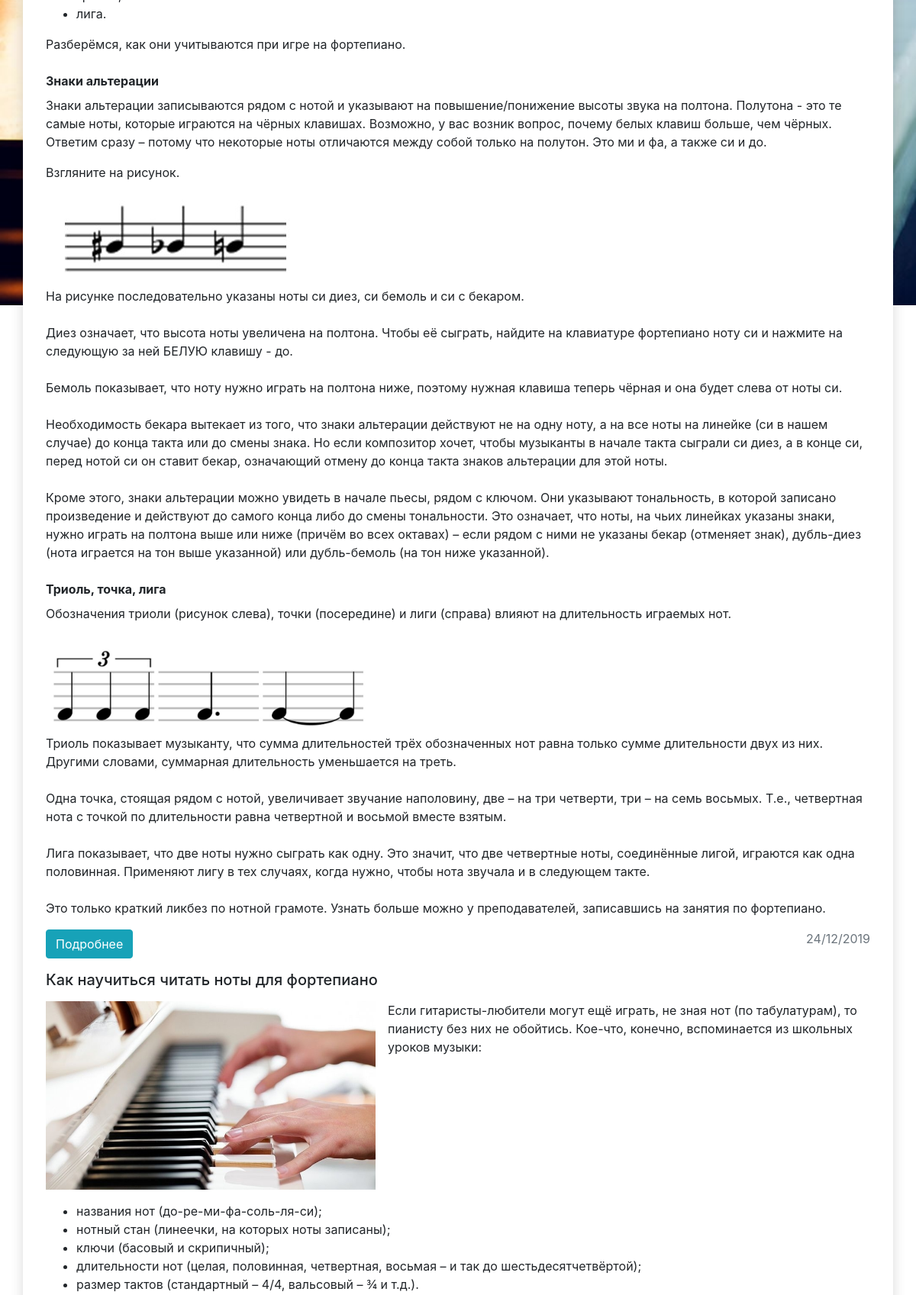
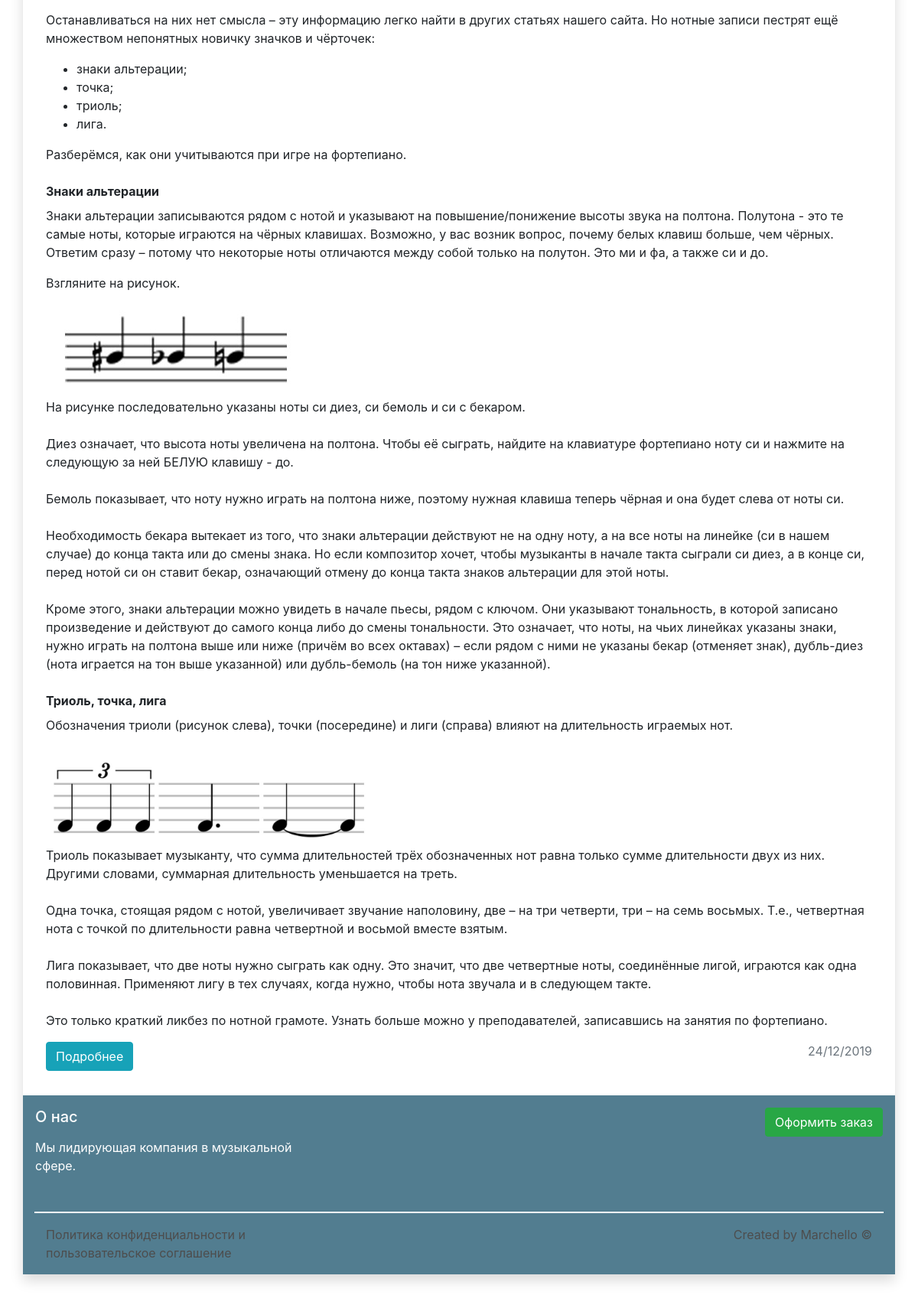
Page /articles?SECTION_SYMBOL_CODE=about_musical_instruments on the committed database (2 pictures, top to bottom).
### tables this page shows
CREATE TABLE `articles_list` (
  `ID` int(10) NOT NULL,
  `SUBJECT` varchar(500) NOT NULL,
  `CONTENT` varchar(10000) NOT NULL,
  `SECTION_SYMBOL_CODE` varchar(100) NOT NULL,
  `ELEMENT_SYMBOL_CODE` varchar(100) NOT NULL,
  `CREATE_DATE` int(20) NOT NULL
);

### server-scripts/articles.php (called while the page is built, shortened)
<?
require_once($_SERVER['DOCUMENT_ROOT'] . '/files/php/DBModule.php');
if(isset($_GET['SECTION_SYMBOL_CODE']))
{
    $categorySymbolCode = strip_tags(htmlspecialchars($_GET['SECTION_SYMBOL_CODE']));
    $DBM = new \Modules\DB();
    $articlesList = $DBM->getArticlesList($categorySymbolCode);
}
else
{
    $DBM = new \Modules\DB();
    $articlesSectionsList = $DBM->getArticlesSectionsList();
}
?>

### files/php/DBModule.php (called while the page is built, shortened)
<?
class DB extends \PDO
{
    private $DBStructure = array(
        'services' => array(
            'list' => 'services_list',
            'type_list' => 'services_type_list'
        ),
        'articles' => array(
            'list' => 'articles_list',
            'sections_list' => 'articles_sections_list'
        ),
        'videos' => array(
            'list' => 'videos_list'
        ),
        'teachers' => array(
            'list' => 'teachers_list'
        )
    );
    public function getArticlesList($category = false, $element = false)
    {
        if($category !== false)
        {
            if($element === false)
            {
                $sqlRequest = 'SELECT al.ID, al.SUBJECT, al.CONTENT, al.ELEMENT_SYMBOL_CODE, al.SECTION_SYMBOL_CODE, al.CREATE_DATE, asl.TITLE as SECTION_TITLE FROM ' . $this->DBStructure['articles']['list'] . ' as al, ' . $this->DBStructure['articles']['sections_list'] . ' as asl WHERE al.SECTION_SYMBOL_CODE = asl.SYMBOL_CODE AND asl.SYMBOL_CODE = "' . $category . '" ORDER BY al.CREATE_DATE DESC';
            }
        }
        else
        {
            $sqlRequest = 'SELECT ID, SUBJECT, CONTENT, ELEMENT_SYMBOL_CODE, SECTION_SYMBOL_CODE, CREATE_DATE FROM ' . $this->DBStructure['articles']['list'] . ' ORDER BY al.CREATE_DATE DESC';
        }
        $prepareRequest = $this->prepare($sqlRequest);
        if($prepareRequest->execute())
        {
            return $prepareRequest->fetchAll();
        }
        else
        {
            return false;
        }
    }
}

### articles.php (the view)
<?require_once($_SERVER['DOCUMENT_ROOT'] . '/server-scripts/articles.php');?>
<?include_once($_SERVER['DOCUMENT_ROOT'] . '/static-views/header.php');?>
<div class="row">
    <div class="col" itemscope itemtype="http://schema.org/Article">
        <?if(!isset($categorySymbolCode)):?>
            <?if($articlesSectionsList !== false):?>
                <?if(!empty($articlesSectionsList)):?>
                    <?foreach($articlesSectionsList as $aSection):?>
                        <div class="row ml-0 mr-0 mt-3 mb-3 articles-sections-list">
                            <div class="col pl-3">
                                <ul class="list-group">
                                    <li class="list-group-item d-flex justify-content-between align-items-center mb-3">
                                        <?=$aSection['TITLE'];?>
                                        <span class="badge badge-primary badge-pill">2</span>
                                        <a href="/articles?SECTION_SYMBOL_CODE=<?=$aSection['SYMBOL_CODE'];?>" class="cover-link"></a>
                                    </li>
                                </ul>
                            </div>
                        </div>
                    <?endforeach;?>
                <?else:?>
                <div class="row mt-3 mb-3">
                    <div class="col">
                        <div class="alert alert-dark" role="alert">
                            Статьи отсутствуют
                        </div>
                    </div>
                </div>
                <?endif;?>
            <?else:?>
                <div class="row mt-3 mb-3">
                    <div class="col">
                        <div class="alert alert-danger" role="alert">
                            При выводе списка статей возникла ошибка
                        </div>
                    </div>
                </div>
            <?endif;?>
        <?else:?>
            <?if($articlesList !== false):?>
                <?if(!empty($articlesList)):?>
                        <div class="row articles-list mt-3 mb-3 ml-0 mr-0">
                            <?foreach($articlesList as $article):?>
                                <div class="col-12 mb-3 article-item" itemprop="articleBody">
                                    <h5 class="mb-3"><?=$article['SUBJECT'];?></h5>
                                    <div class="article-item-content mb-3"><?=$article['CONTENT'];?></div>
                                    <div class="article-info">
                                        <div class="w-50 float-left">
                                            <a href="/articles?SECTION_SYMBOL_CODE=<?=$article['SECTION_SYMBOL_CODE'];?>&ELEMENT_SYMBOL_CODE=<?=$article['ELEMENT_SYMBOL_CODE'];?>" class="btn btn-info float-left">Подробнее</a>
                                        </div>
                                        <div class="w-50 float-right text-right">
                                            <span class="text-muted" itemprop="dateCreated"><?=$article['CREATE_DATE'];?></span>
                                        </div>
                                    </div>
                                </div>
                            <?endforeach;?>
                        </div>
                <?endif;?>
        <?endif;?>
    <?endif;?>
    </div>
</div>
<?include_once($_SERVER['DOCUMENT_ROOT'] . '/static-views/footer.php');?>

### files/css/main-style.css (style rules this page uses)
body,html { margin:0;padding:0;font-size:16px;word-wrap:break-word }
.article-img-top { max-width:40%;height:auto }

### rows in the picture
articles_list: CONTENT "лига. Разберёмся, как они учитываются при игре на фортепиано. Знаки альтерации Знаки альтерации записываются рядом с нотой и указывают на повышение/понижение высоты звука на полтона. Полутона - это те самые ноты, которые играются на чёрных клавишах. Возможно, у вас возник вопрос, почему белых клавиш больше, чем чёрных. Ответим сразу – потому что некоторые ноты отличаются между собой только на полутон. Это ми и фа, а также си и до. Взгляните на рисунок. На рисунке последовательно указаны ноты си диез, си бемоль и си с бекаром. Диез означает, что высота ноты увеличена на полтона. Чтобы её сыграть, найдите на клавиатуре фортепиано ноту си и нажмите на следующую за ней БЕЛУЮ клавишу - до.…", CONTENT (picture), CREATE_DATE "24/12/2019", SUBJECT "Как научиться читать ноты для фортепиано", CONTENT "Если гитаристы-любители могут ещё играть, не зная нот (по табулатурам), то пианисту без них не обойтись. Кое-что, конечно, вспоминается из школьных уроков музыки: названия нот (до-ре-ми-фа-соль-ля-си); нотный стан (линеечки, на которых ноты записаны); ключи (басовый и скрипичный); длительности нот (целая, половинная, четвертная, восьмая – и так до шестьдесятчетвёртой); размер тактов (стандартный – 4/4, вальсовый – ¾ и т.д.). Останавливаться на них нет смысла – эту информацию легко найти в других статьях нашего сайта. Но нотные записи пестрят ещё множеством непонятных новичку значков и чёрточек: знаки альтерации; точка; триоль; лига. Разберёмся, как они учитываются при игре на фортепиано.…"
